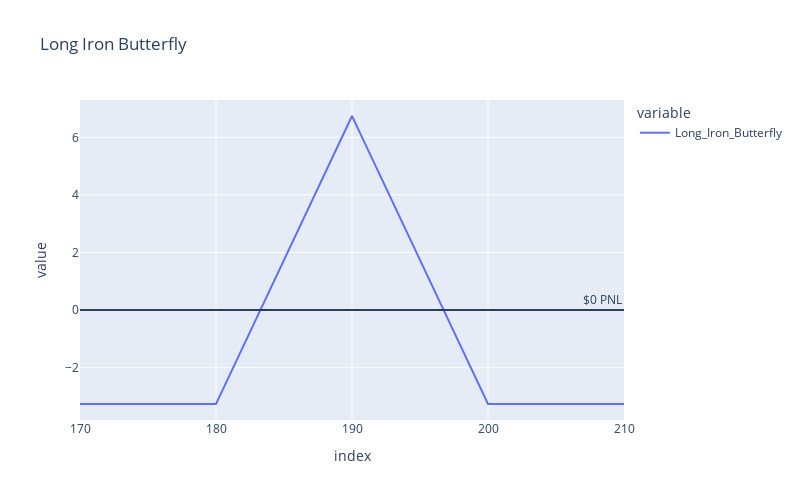

The cell this chart's notebook holds for it:
### Markdown cell above
## Long Straddle


1. Buy same number of calls and puts with the same strike price and expiration
2. Establish a debit
3. DBEP is strike less debit
4. UBEP is strike plus debit

- benefits from increasing volatility

## Short Straddle

1. Sell same number of calls and puts with same strike and expiration
2. Establish a credit
3. DBEP is strike less credit
4. UBEP is strike plus credit

## Long Strangle

1. Buy OTM Call
2. Buy OTM Put
3. DBEP is put strike less debit
4. UBEP is call strike plus debit

## Iron Butterfly

- A short straddle combined with a long strangle

- The long strangle is used to cap your losses in case the stock price moves a lot in either direction.

### Code cell
states = np.linspace(170,210,num = 81)
liron_butterfly = pd.DataFrame(-np.maximum(190-states,0)-np.maximum(states-190,0)+np.maximum(states-200,0)+np.maximum(180-states,0)+6.74,index = states, columns=['Long_Iron_Butterfly'])
liron_butterflyfig = px.line(liron_butterfly,title = 'Long Iron Butterfly',width=width,height=height)
liron_butterflyfig.add_hline(y = 0, annotation=dict(text="$0 PNL"))

### Figure 1 — Plotly figure (JSON) as saved in the notebook; plotly's stock layout.template omitted (floating-point values rounded to 4 significant figures)
{"data": [{"hovertemplate": "variable=Long_Iron_Butterfly<br>index=%{x}<br>value=%{y}<extra></extra>", "legendgroup": "Long_Iron_Butterfly", "line": {"color": "#636efa", "dash": "solid"}, "marker": {"symbol": "circle"}, "mode": "lines", "name": "Long_Iron_Butterfly", "orientation": "v", "showlegend": true, "type": "scatter", "x": [170, 170.5, 171, 171.5, 172, 172.5, 173, 173.5, 174, 174.5, 175, 175.5, 176, 176.5, 177, 177.5, 178, 178.5, 179, 179.5, 180, 180.5, 181, 181.5, 182, 182.5, 183, 183.5, 184, 184.5, 185, 185.5, 186, 186.5, 187, 187.5, 188, 188.5, 189, 189.5, 190, 190.5, 191, 191.5, 192, 192.5, 193, 193.5, 194, 194.5, 195, 195.5, 196, 196.5, 197, 197.5, 198, 198.5, 199, 199.5, 200, 200.5, 201, 201.5, 202, 202.5, 203, 203.5, 204, 204.5, 205, 205.5, 206, 206.5, 207, 207.5, 208, 208.5, 209, 209.5, 210], "xaxis": "x", "y": [-3.26, -3.26, -3.26, -3.26, -3.26, -3.26, -3.26, -3.26, -3.26, -3.26, -3.26, -3.26, -3.26, -3.26, -3.26, -3.26, -3.26, -3.26, -3.26, -3.26, -3.26, -2.76, -2.26, -1.76, -1.26, -0.76, -0.26, 0.24, 0.74, 1.24, 1.74, 2.24, 2.74, 3.24, 3.74, 4.24, 4.74, 5.24, 5.74, 6.24, 6.74, 6.24, 5.74, 5.24, 4.74, 4.24, 3.74, 3.24, 2.74, 2.24, 1.74, 1.24, 0.74, 0.24, -0.26, -0.76, -1.26, -1.76, -2.26, -2.76, -3.26, -3.26, -3.26, -3.26, -3.26, -3.26, -3.26, -3.26, -3.26, -3.26, -3.26, -3.26, -3.26, -3.26, -3.26, -3.26, -3.26, -3.26, -3.26, -3.26, -3.26], "yaxis": "y"}], "layout": {"annotations": [{"showarrow": false, "text": "$0 PNL", "x": 1, "xanchor": "right", "xref": "x domain", "y": 0, "yanchor": "bottom", "yref": "y"}], "height": 500, "legend": {"title": {"text": "variable"}, "tracegroupgap": 0}, "shapes": [{"type": "line", "x0": 0, "x1": 1, "xref": "x domain", "y0": 0, "y1": 0, "yref": "y"}], "title": {"text": "Long Iron Butterfly"}, "width": 800, "xaxis": {"anchor": "y", "domain": [0, 1], "title": {"text": "index"}}, "yaxis": {"anchor": "x", "domain": [0, 1], "title": {"text": "value"}}}}
